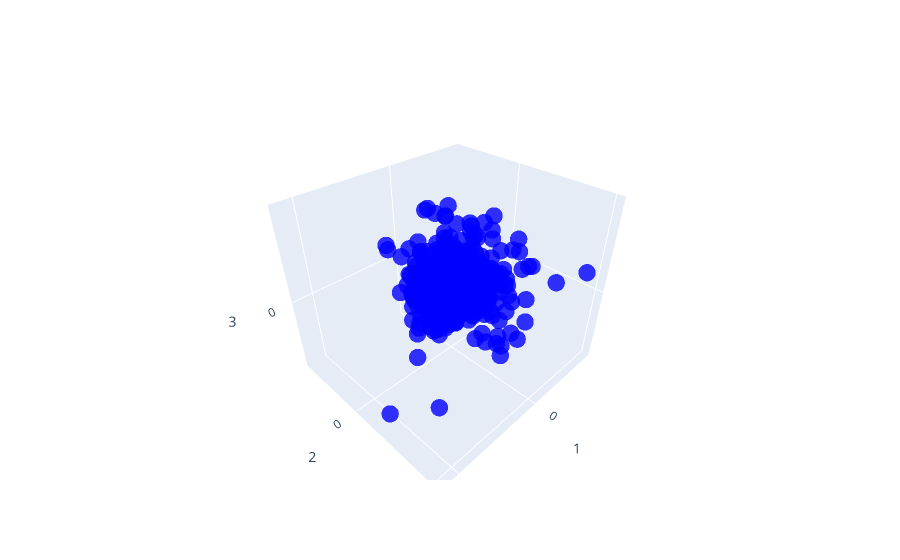

Source (notebook cell):
### Code cell
import plotly.graph_objects as go

# Reduce la dimensionalidad a 3
pca = PCA(n_components=3)
diagnosticos_pca = pca.fit_transform(diagnosticos_vec)

# Crea el gráfico de dispersión 3D
fig = go.Figure(data=[go.Scatter3d(
    x=diagnosticos_pca[:, 0],
    y=diagnosticos_pca[:, 1],
    z=diagnosticos_pca[:, 2],
    mode='markers',
    marker=dict(
        size=6,
        color='blue',                # color de los puntos
        opacity=0.8
    )
)])

# Actualiza los ejes del gráfico
fig.update_layout(
    scene = dict(
        xaxis_title='1',
        yaxis_title='2',
        zaxis_title='3'
    )
)

fig.show()

### Figure 1 — Plotly figure (JSON) as saved in the notebook; plotly's stock layout.template omitted (floating-point values rounded to 4 significant figures; data arrays with more than 128 entries replaced by an {"elided": "..."} marker saying what was removed)
{"data": [{"marker": {"color": "blue", "opacity": 0.8, "size": 6}, "mode": "markers", "type": "scatter3d", "x": {"elided": "1648 float values"}, "y": {"elided": "1648 float values"}, "z": {"elided": "1648 float values"}}], "layout": {"scene": {"xaxis": {"title": {"text": "1"}}, "yaxis": {"title": {"text": "2"}}, "zaxis": {"title": {"text": "3"}}}}}
